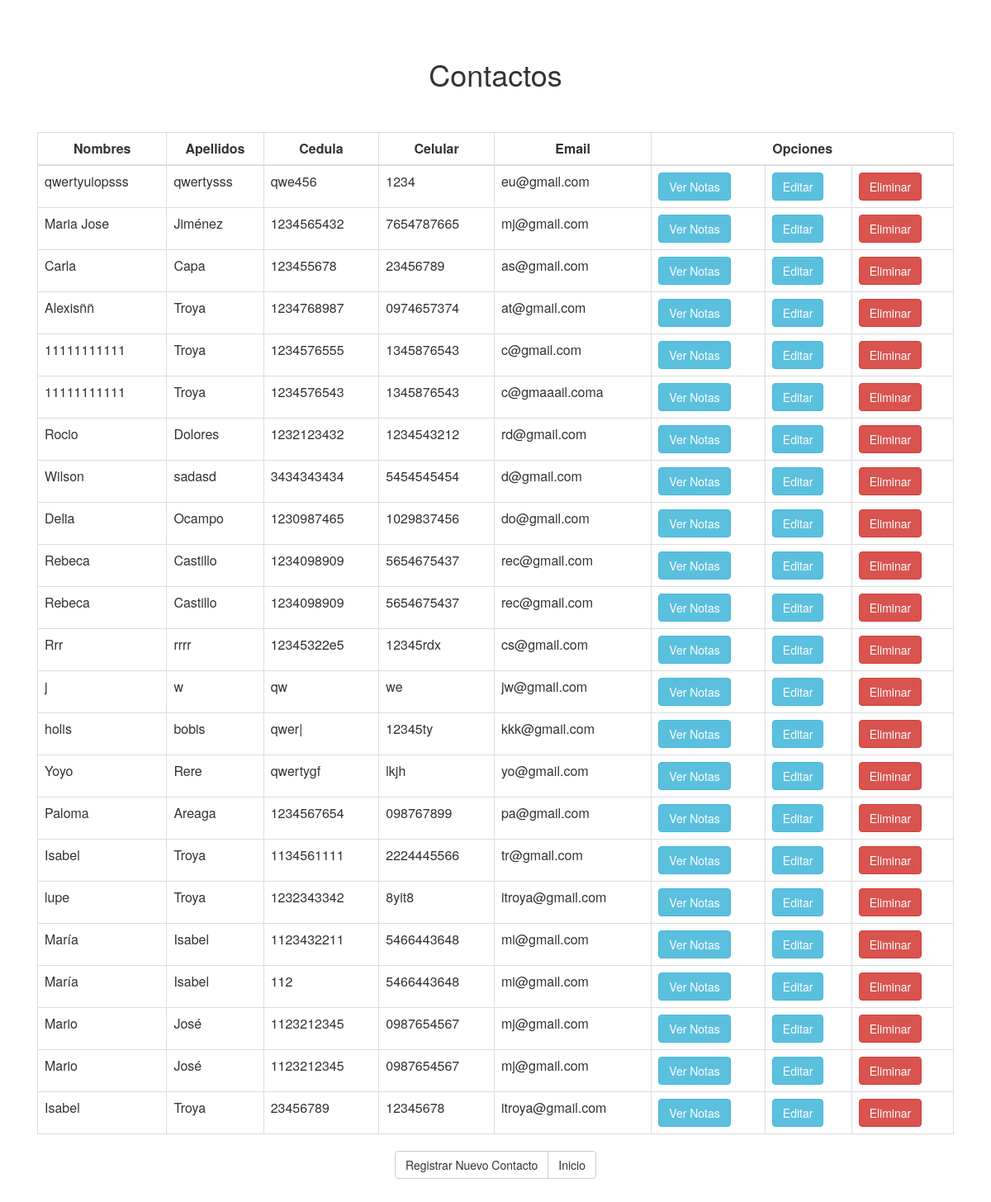
Page /contact/ on the committed database.
### appUno/models.py (models this page shows, shortened)
class Contacto(models.Model):
    nombres=models.CharField(max_length=30,blank=True)
    apellidos=models.CharField(max_length=30)
    celular=models.CharField(max_length= 10)
    cedula=models.CharField(max_length=10)
    email=models.EmailField()

### appUno/views.py (the view)
# urls.py: path('contact/', contact_view),
def contact_view(request):
    contacto= Contacto.objects.all()
    return render(request, "contacts/contact.html", {"contacto":contacto})

### appUno/templates/contacts/contact.html (shortened to what this page needs)
<link rel="stylesheet" href="https://maxcdn.bootstrapcdn.com/bootstrap/3.3.7/css/bootstrap.min.css">
{% block title %}
 <center><h1>Contactos</h1></center>
{% endblock %}
{% block container %}
  <div class="container">
    <div class="start-template">
      <table class="table table-responsive table-bordered">
          <thead>
            <tr>
              <th class= "text-center">Nombres</th>
              <th class= "text-center">Apellidos</th>
              <th class= "text-center">Cedula</th>
              <th class= "text-center">Celular</th>
              <th class= "text-center">Email</th>
              <th class= "text-center" colspan="3" >Opciones</th>
            </tr>
          </thead>
          <tbody>
            {%for contacto in contacto %}
            <tr>
                <td>{{contacto.nombres}}</td>
                <td>{{contacto.apellidos}}</td>
                <td>{{contacto.cedula}}</td>
                <td>{{contacto.celular}}</td>
                <td>{{contacto.email}}</td>
                <td><a href = "../seeApuntes/{{contacto.id}}" class="btn btn-info">Ver Notas</a></td>
                <td><a href = "../updateContact/{{contacto.cedula}}" class="btn btn-info">Editar</a></td>
                <td><a href = "../deleteContact/{{contacto.cedula}}" class="btn btn-danger">Eliminar</a></td>
            </tr>
            {% endfor %}
        </tbody>
       </table>
       <div class="btn-group"   >
        <a class="btn btn-default" href="../registrarContacto/" role="button">Registrar Nuevo Contacto</a>
        <a class="btn btn-default" role="button" href="../" >Inicio</a>
      </div>
    </div>
  </div>
{% endblock container %}

### appUno/templates/contacts/contact.html (style rules this page uses)
.start-template { padding: 40px 15px; text-align: center; }

### rows in the picture
Contacto: nombres "qwertyuiopsss", apellidos "qwertysss", cedula "qwe456", celular "1234", email "eu@gmail.com"
Contacto: nombres "Maria Jose", apellidos "Jiménez", cedula "1234565432", celular "7654787665", email "mj@gmail.com"
Contacto: nombres "Carla", apellidos "Capa", cedula "123455678", celular "23456789", email "as@gmail.com"
Contacto: nombres "Alexisññ", apellidos "Troya", cedula "1234768987", celular "0974657374", email "at@gmail.com"
Contacto: nombres "11111111111", apellidos "Troya", cedula "1234576555", celular "1345876543", email "c@gmail.com"
Contacto: nombres "11111111111", apellidos "Troya", cedula "1234576543", celular "1345876543", email "c@gmaaail.coma"
Contacto: nombres "Rocio", apellidos "Dolores", cedula "1232123432", celular "1234543212", email "rd@gmail.com"
Contacto: nombres "Wilson", apellidos "sadasd", cedula "3434343434", celular "5454545454", email "d@gmail.com"
Contacto: nombres "Delia", apellidos "Ocampo", cedula "1230987465", celular "1029837456", email "do@gmail.com"
Contacto: nombres "Rebeca", apellidos "Castillo", cedula "1234098909", celular "5654675437", email "rec@gmail.com"
Contacto: nombres "Rebeca", apellidos "Castillo", cedula "1234098909", celular "5654675437", email "rec@gmail.com"
Contacto: nombres "Rrr", apellidos "rrrr", cedula "12345322e5", celular "12345rdx", email "cs@gmail.com"
Contacto: nombres "j", apellidos "w", cedula "qw", celular "we", email "jw@gmail.com"
Contacto: nombres "holis", apellidos "bobis", cedula "qwer|", celular "12345ty", email "kkk@gmail.com"
Contacto: nombres "Yoyo", apellidos "Rere", cedula "qwertygf", celular "lkjh", email "yo@gmail.com"
Contacto: nombres "Paloma", apellidos "Areaga", cedula "1234567654", celular "098767899", email "pa@gmail.com"
Contacto: nombres "Isabel", apellidos "Troya", cedula "1134561111", celular "2224445566", email "tr@gmail.com"
Contacto: nombres "lupe", apellidos "Troya", cedula "1232343342", celular "8yit8", email "itroya@gmail.com"
Contacto: nombres "María", apellidos "Isabel", cedula "1123432211", celular "5466443648", email "mi@gmail.com"
Contacto: nombres "María", apellidos "Isabel", cedula "112", celular "5466443648", email "mi@gmail.com"
Contacto: nombres "Mario", apellidos "José", cedula "1123212345", celular "0987654567", email "mj@gmail.com"
Contacto: nombres "Mario", apellidos "José", cedula "1123212345", celular "0987654567", email "mj@gmail.com"
Contacto: nombres "Isabel", apellidos "Troya", cedula "23456789", celular "12345678", email "itroya@gmail.com"
